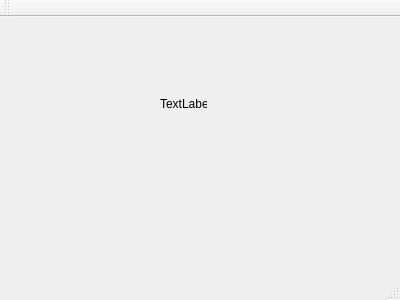
<?xml version="1.0" encoding="UTF-8"?>
<ui version="4.0">
 <class>mainwindows</class>
 <widget class="QMainWindow" name="mainwindows">
  <property name="geometry">
   <rect>
    <x>0</x>
    <y>0</y>
    <width>400</width>
    <height>300</height>
   </rect>
  </property>
  <property name="windowTitle">
   <string>mainwindows</string>
  </property>
  <widget class="QWidget" name="centralWidget">
   <widget class="QLabel" name="label">
    <property name="geometry">
     <rect>
      <x>160</x>
      <y>80</y>
      <width>47</width>
      <height>13</height>
     </rect>
    </property>
    <property name="text">
     <string>TextLabel</string>
    </property>
   </widget>
  </widget>
  <widget class="QMenuBar" name="menuBar">
   <property name="geometry">
    <rect>
     <x>0</x>
     <y>0</y>
     <width>400</width>
     <height>21</height>
    </rect>
   </property>
  </widget>
  <widget class="QToolBar" name="mainToolBar">
   <attribute name="toolBarArea">
    <enum>TopToolBarArea</enum>
   </attribute>
   <attribute name="toolBarBreak">
    <bool>false</bool>
   </attribute>
  </widget>
  <widget class="QStatusBar" name="statusBar"/>
 </widget>
 <layoutdefault spacing="6" margin="11"/>
 <resources/>
 <connections/>
</ui>
